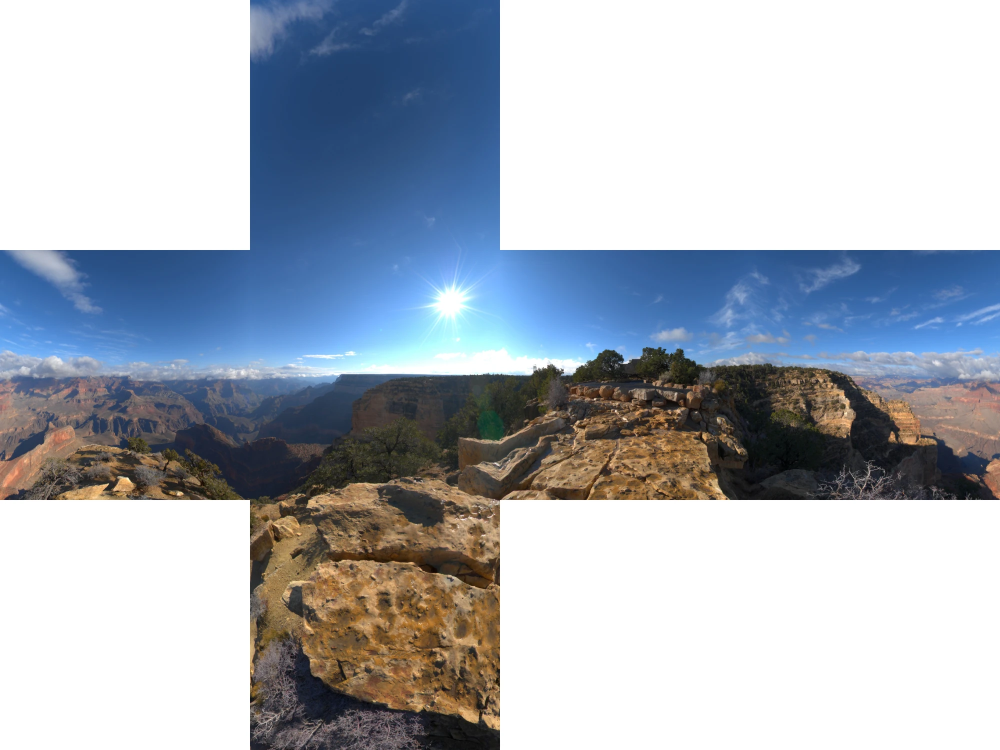
#> input picture data/sky/sky_cross.webp, 2000 x 1500 px, given in place of SKY_CROSS.png, which was not available (shown at 1/2 size)
$ python bake_sky.py SKY_CROSS.png -o game/sky.pack
#> lines starting #> are read from the running program, lines starting #| are printed output that depends on the picture; pictures that were not available may be replaced by others from this repository, and a replacement may not be noted
#!/usr/bin/env python3
"""Turn a cross-layout sky photograph into sky.pack: a cube map plus its lighting.

    python3 game/bake_sky.py SKY_CROSS.png -o game/sky.pack

WHAT THIS IS FOR. The authored-model shader evaluates a real microfacet BRDF, and half of
that equation is the light arriving from every direction that is not the sun. Before this
existed that half was a guess: a sky colour from above and a bounce colour from below,
blended on the surface normal. It is a reasonable guess for a diffuse surface and a bad
one for a metal, because a metal has no diffuse term at all and reflects the surroundings
or it reflects nothing. A shipped roughness floor existed only to stop polished texels
reading as black dots, which is the guess admitting it was one.

WHAT COMES OUT, and why there are two different convolutions of the same picture:

  THE ROUGHNESS CHAIN is the specular half. A mirror reflects one direction; a rough
  surface reflects a cone, and the rougher it is the wider the cone. Each mip level is
  the sky pre-blurred by the cone of one roughness, so the shader picks a level instead
  of integrating a lobe per pixel. Level 0 is the sky untouched, the last level is nearly
  uniform. This is the standard split-sum prefilter and the shader half of it is in
  model3d_mod.h.

  THE IRRADIANCE MAP is the diffuse half: for every direction, the cosine-weighted
  average of everything the surface can see from there. Tiny, because it is smooth by
  construction; 32 a side is more than a diffuse term can show.

DONE HERE AND NOT AT LOAD TIME, for the same reason the tiberium crystals and the trees
are baked: it makes the result a file that can be looked at, diffed and shipped, rather
than a few hundred milliseconds every player pays on every boot and nobody can inspect.
It also keeps the renderer free of a render-to-cubemap path, which is a good deal more GL
surface than reading a file.

THE SUN IS NOT IN HERE, and that is deliberate rather than a limitation. A photograph is
eight bits: its sun is clipped flat at white, so using it as a key light would give a
washed-out smear where a sun should be. The renderer already has a real directional sun
with a real shadow map, so this file supplies the ambient and the reflections and the sun
stays analytic. That is also how a modern engine splits the same job.
"""
import argparse
import os
import struct
import sys

import numpy as np
from PIL import Image

MAGIC = b"CNC3DSKY"
VERSION = 1

# GL's own face order, so the loader can upload them in a loop from
# GL_TEXTURE_CUBE_MAP_POSITIVE_X without a lookup table.
FACES = ["posX", "negX", "posY", "negY", "posZ", "negZ"]

# Where each face sits in a horizontal cross. Column then row, in cells:
#
#         +Y
#    -X   +Z   +X   -Z
#         -Y
#
# This is the layout a panorama tool writes when asked for a "horizontal cross", and it
# is the one the supplied sky uses. --layout names others if a second sky ever arrives
# in a different shape.
CROSS_H = {"posY": (1, 0), "negX": (0, 1), "posZ": (1, 1),
           "posX": (2, 1), "negZ": (3, 1), "negY": (1, 2)}


def load_cross(path, layout):
    im = Image.open(path).convert("RGB")
    w, h = im.size
    cols, rows = (4, 3) if layout == "cross" else (3, 4)
    if w % cols or h % rows or w // cols != h // rows:
        sys.exit("sky: %s is %dx%d, which is not a %dx%d cross of square faces"
                 % (path, w, h, cols, rows))
    n = w // cols
    a = np.asarray(im).astype(np.float32) / 255.0
    out = {}
    for name, (c, r) in CROSS_H.items():
        out[name] = a[r * n:(r + 1) * n, c * n:(c + 1) * n]
    return out, n


def srgb_to_linear(c):
    return np.where(c <= 0.04045, c / 12.92, ((c + 0.055) / 1.055) ** 2.4)


def linear_to_srgb(c):
    c = np.clip(c, 0.0, None)
    return np.where(c <= 0.0031308, c * 12.92, 1.055 * c ** (1.0 / 2.4) - 0.055)


def face_dirs(face, n):
    """Unit directions for every texel of one cube face, in GL's own orientation.

    The signs are GL's, not a choice: a cube map is addressed as if the viewer stands
    inside the cube, which flips v against the usual image convention and is why every
    row here carries a minus somewhere. Getting one wrong gives a sky that is subtly
    mirrored and looks almost right, so they are written out rather than derived.
    """
    t = (np.arange(n, dtype=np.float32) + 0.5) / n * 2.0 - 1.0
    u, v = np.meshgrid(t, t)
    o = np.ones_like(u)
    if   face == "posX": d = np.stack([ o, -v, -u], -1)
    elif face == "negX": d = np.stack([-o, -v,  u], -1)
    elif face == "posY": d = np.stack([ u,  o,  v], -1)
    elif face == "negY": d = np.stack([ u, -o, -v], -1)
    elif face == "posZ": d = np.stack([ u, -v,  o], -1)
    else:                d = np.stack([-u, -v, -o], -1)
    return d / np.linalg.norm(d, axis=-1, keepdims=True)


def sample_cube(cube, n, dirs):
    """Nearest-texel lookup of a cube map by direction. dirs is (..., 3)."""
    d = dirs.reshape(-1, 3)
    ax = np.abs(d)
    major = np.argmax(ax, axis=1)
    m = ax[np.arange(len(d)), major]
    m = np.maximum(m, 1e-8)
    x, y, z = d[:, 0], d[:, 1], d[:, 2]
    sc = np.empty(len(d), np.float32)
    tc = np.empty(len(d), np.float32)
    idx = np.empty(len(d), np.int32)
    pos = d[np.arange(len(d)), major] > 0
    for axis, (pf, nf) in enumerate([("posX", "negX"), ("posY", "negY"), ("posZ", "negZ")]):
        for sign, name in ((True, pf), (False, nf)):
            sel = (major == axis) & (pos == sign)
            if not sel.any():
                continue
            idx[sel] = FACES.index(name)
            if   name == "posX": sc[sel], tc[sel] = -z[sel], -y[sel]
            elif name == "negX": sc[sel], tc[sel] =  z[sel], -y[sel]
            elif name == "posY": sc[sel], tc[sel] =  x[sel],  z[sel]
            elif name == "negY": sc[sel], tc[sel] =  x[sel], -z[sel]
            elif name == "posZ": sc[sel], tc[sel] =  x[sel], -y[sel]
            else:                sc[sel], tc[sel] = -x[sel], -y[sel]
    su = np.clip(((sc / m) * 0.5 + 0.5) * n, 0, n - 1e-3).astype(np.int32)
    sv = np.clip(((tc / m) * 0.5 + 0.5) * n, 0, n - 1e-3).astype(np.int32)
    flat = cube.reshape(6, n, n, 3)
    return flat[idx, sv, su].reshape(dirs.shape[:-1] + (3,))


def downsample(cube, n, to):
    """Reduce every face of a cube to `to` a side, in whatever space it is already in.

    A box reduction when the sizes divide, which is exact and is the mip case; a Lanczos
    resample otherwise, because a photographic sky does not arrive at a power of two and
    refusing it over that would be a silly place to stop. The resample runs per channel
    on floats, so it never round-trips through eight bits and never leaves linear.
    """
    if n == to:
        return cube
    if n % to == 0:
        k = n // to
        return cube.reshape(6, to, k, to, k, 3).mean(axis=(2, 4))
    out = np.empty((6, to, to, 3), np.float32)
    for f in range(6):
        for c in range(3):
            im = Image.fromarray(cube[f, :, :, c].astype(np.float32), mode="F")
            out[f, :, :, c] = np.asarray(im.resize((to, to), Image.LANCZOS), np.float32)
    return out


def hammersley(count):
    i = np.arange(count, dtype=np.float64)
    bits = i.astype(np.uint64)
    b = bits.copy()
    b = ((b << np.uint64(16)) | (b >> np.uint64(16))) & np.uint64(0xFFFFFFFF)
    b = (((b & np.uint64(0x55555555)) << np.uint64(1)) | ((b & np.uint64(0xAAAAAAAA)) >> np.uint64(1))) & np.uint64(0xFFFFFFFF)
    b = (((b & np.uint64(0x33333333)) << np.uint64(2)) | ((b & np.uint64(0xCCCCCCCC)) >> np.uint64(2))) & np.uint64(0xFFFFFFFF)
    b = (((b & np.uint64(0x0F0F0F0F)) << np.uint64(4)) | ((b & np.uint64(0xF0F0F0F0)) >> np.uint64(4))) & np.uint64(0xFFFFFFFF)
    b = (((b & np.uint64(0x00FF00FF)) << np.uint64(8)) | ((b & np.uint64(0xFF00FF00)) >> np.uint64(8))) & np.uint64(0xFFFFFFFF)
    return np.stack([i / count, b.astype(np.float64) * 2.3283064365386963e-10], -1)


def ggx_prefilter(src, srcn, out_n, roughness, samples):
    """One level of the roughness chain: the sky blurred by the cone of one roughness.

    Importance sampled against the GGX normal distribution with N = V = R, which is the
    approximation the split-sum method is built on: it throws away the stretch a
    reflection has at a grazing angle in exchange for a table that depends on roughness
    alone. Every real-time engine makes the same trade.

    Deterministic by construction. The sample set is a Hammersley sequence, not a random
    one, so this file is a pure function of its input and two bakes are byte identical.
    """
    a = max(roughness * roughness, 1e-4)
    xi = hammersley(samples)
    phi = 2.0 * np.pi * xi[:, 0]
    cos_t = np.sqrt((1.0 - xi[:, 1]) / (1.0 + (a * a - 1.0) * xi[:, 1]))
    sin_t = np.sqrt(np.maximum(0.0, 1.0 - cos_t * cos_t))
    hl = np.stack([sin_t * np.cos(phi), sin_t * np.sin(phi), cos_t], -1).astype(np.float32)

    out = np.zeros((6, out_n, out_n, 3), np.float32)
    for fi, face in enumerate(FACES):
        n = face_dirs(face, out_n).reshape(-1, 3)
        # An orthonormal basis about each normal, dodging the pole.
        up = np.where(np.abs(n[:, 2:3]) < 0.999,
                      np.array([0, 0, 1], np.float32), np.array([1, 0, 0], np.float32))
        tx = np.cross(up, n); tx /= np.maximum(np.linalg.norm(tx, axis=1, keepdims=True), 1e-8)
        ty = np.cross(n, tx)
        acc = np.zeros((len(n), 3), np.float32)
        wsum = np.zeros((len(n), 1), np.float32)
        for s in range(samples):
            h = (tx * hl[s, 0] + ty * hl[s, 1] + n * hl[s, 2])
            l = 2.0 * np.sum(n * h, axis=1, keepdims=True) * h - n
            ndl = np.sum(n * l, axis=1, keepdims=True)
            w = np.maximum(ndl, 0.0)
            acc += sample_cube(src, srcn, l) * w
            wsum += w
        out[fi] = (acc / np.maximum(wsum, 1e-6)).reshape(out_n, out_n, 3)
    return out


def irradiance(src, srcn, out_n):
    """The diffuse half: the cosine-weighted average of everything a normal can see.

    Done as a dense weighted sum against a small source rather than by sampling, because
    at this size the exact answer is cheaper than an approximation of it: a 16-a-side
    source is 1536 directions, and the whole convolution is one matrix multiply per face.
    """
    sdir = np.concatenate([face_dirs(f, srcn).reshape(-1, 3) for f in FACES])
    scol = src.reshape(-1, 3)
    # Solid angle of each source texel, so the poles of a face do not outvote its middle.
    t = (np.arange(srcn, dtype=np.float32) + 0.5) / srcn * 2.0 - 1.0
    u, v = np.meshgrid(t, t)
    sa = (4.0 / ((1.0 + u * u + v * v) ** 1.5) / (srcn * srcn)).reshape(-1)
    sa = np.tile(sa, 6).astype(np.float32)

    out = np.zeros((6, out_n, out_n, 3), np.float32)
    for fi, face in enumerate(FACES):
        nd = face_dirs(face, out_n).reshape(-1, 3)
        w = np.maximum(nd @ sdir.T, 0.0) * sa            # (out, src)
        acc = (w @ scol) / np.pi
        norm = w.sum(axis=1, keepdims=True) / np.pi
        out[fi] = (acc / np.maximum(norm, 1e-6)).reshape(out_n, out_n, 3)
    return out


def sh_irradiance(src, srcn):
    """Project the sky onto nine spherical-harmonic coefficients, pre-convolved.

    The diffuse half of the lighting equation again, but as nine numbers instead of a
    texture. That is not a saving for its own sake: an irradiance map has cube seams at
    the size it wants to be, costs a texture unit and a sampler, and stores something
    that is smooth by construction at a resolution that cannot represent anything else.
    Nine coefficients reconstruct the same function to within a percent and the shader
    that evaluates them is nine multiply-adds.

    The cosine-lobe convolution (the A-hat factors) is folded in HERE rather than in the
    shader, so what ships is irradiance and not radiance and the renderer cannot get the
    convolution wrong. Ramamoorthi and Hanrahan's own formulation.
    """
    dirs = np.concatenate([face_dirs(f, srcn).reshape(-1, 3) for f in FACES])
    col = src.reshape(-1, 3)
    t = (np.arange(srcn, dtype=np.float32) + 0.5) / srcn * 2.0 - 1.0
    u, v = np.meshgrid(t, t)
    # A cube texel's solid angle: it shrinks toward the corners of a face, and ignoring
    # that weights the corners of the cube six times too heavily.
    sa = np.tile((4.0 / ((1.0 + u * u + v * v) ** 1.5) / (srcn * srcn)).reshape(-1), 6)

    x, y, z = dirs[:, 0], dirs[:, 1], dirs[:, 2]
    Y = np.stack([
        np.full_like(x, 0.282095),
        0.488603 * y, 0.488603 * z, 0.488603 * x,
        1.092548 * x * y, 1.092548 * y * z,
        0.315392 * (3.0 * z * z - 1.0),
        1.092548 * x * z, 0.546274 * (x * x - y * y),
    ], axis=1)
    coef = (Y * sa[:, None]).T @ col                      # (9, 3)
    ahat = np.array([3.141593, 2.094395, 2.094395, 2.094395,
                     0.785398, 0.785398, 0.785398, 0.785398, 0.785398], np.float32)
    return (coef * ahat[:, None]).astype(np.float32)


def to_bytes(faces_linear):
    """Linear float faces back to 8-bit sRGB, which is what the loader uploads."""
    return (np.clip(linear_to_srgb(faces_linear) * 255.0 + 0.5, 0, 255)
            .astype(np.uint8).tobytes())


def main():
    ap = argparse.ArgumentParser()
    ap.add_argument("source", help="the cross-layout sky image")
    ap.add_argument("-o", "--out", default="game/sky.pack")
    ap.add_argument("--layout", default="cross", choices=["cross"])
    ap.add_argument("--face", type=int, default=256, help="base cube face, a side")
    ap.add_argument("--samples", type=int, default=128, help="GGX samples per texel")
    ap.add_argument("--preview", default="", help="write the levels out as PNGs here too")
    args = ap.parse_args()

    cross, n = load_cross(args.source, args.layout)
#> in load_cross, im is the input picture: PIL image 2000x1500 RGB; mean R, G, B 171.2, 178.3, 188.1
#> after the loop in load_cross, `for name, (c, r) in CROSS_H.items():`: out = 6 items
#> cross = 6 items; n = 500
    print("sky: %s, %d faces of %dx%d" % (args.source, len(cross), n, n))
#| sky: SKY_CROSS.png, 6 faces of 500x500

    # LINEAR FROM HERE TO THE LAST LINE. Averaging sRGB values is averaging the wrong
    # numbers: two texels at 0.5 do not make light worth 0.5, and a convolution that
    # ignores that comes out visibly too dark in the shadows and too flat in the sky.
    base = np.stack([srgb_to_linear(cross[f]) for f in FACES]).astype(np.float32)
#> in srgb_to_linear, `return np.where(c <= 0.04045, c / 12.92, ((c + 0.055) / 1.055) ** 2.4)`:
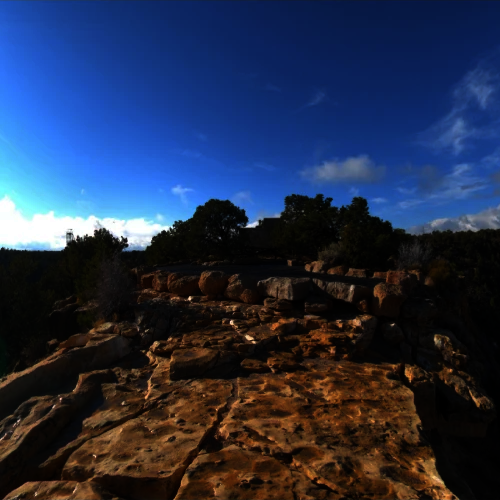
#> returned value: shape (500, 500, 3) float32; mean of channels 0, 1, 2 0.146, 0.188, 0.298; drawn as R, G, B
#> in srgb_to_linear (call 2), `return np.where(c <= 0.04045, c / 12.92, ((c + 0.055) / 1.055) ** 2.4)`:
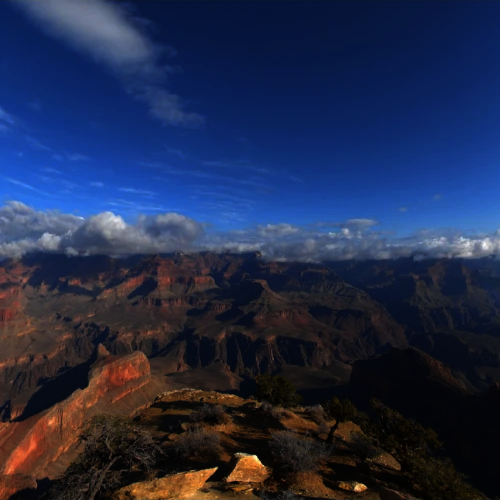
#> returned value: shape (500, 500, 3) float32; mean of channels 0, 1, 2 0.133, 0.171, 0.296; drawn as R, G, B
#> in srgb_to_linear (call 3), `return np.where(c <= 0.04045, c / 12.92, ((c + 0.055) / 1.055) ** 2.4)`:
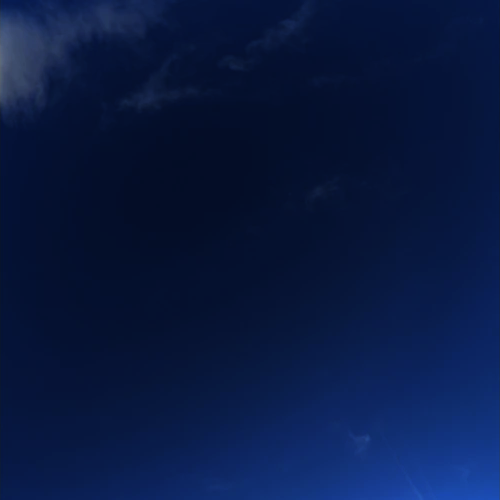
#> returned value: shape (500, 500, 3) float32; mean of channels 0, 1, 2 0.0365, 0.101, 0.259; drawn as R, G, B
#> in srgb_to_linear (call 4), `return np.where(c <= 0.04045, c / 12.92, ((c + 0.055) / 1.055) ** 2.4)`:
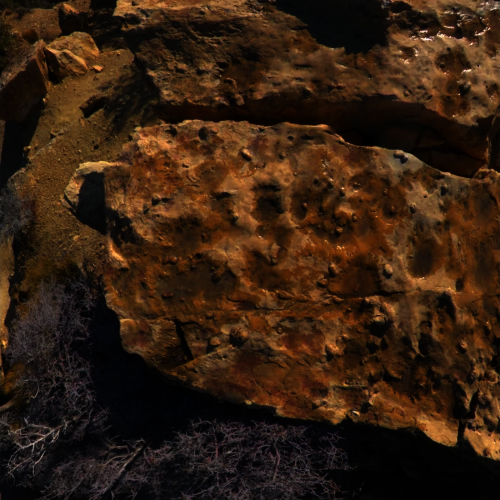
#> returned value: shape (500, 500, 3) float32; mean of channels 0, 1, 2 0.209, 0.125, 0.0642; drawn as R, G, B
#> in srgb_to_linear (call 5), `return np.where(c <= 0.04045, c / 12.92, ((c + 0.055) / 1.055) ** 2.4)`:
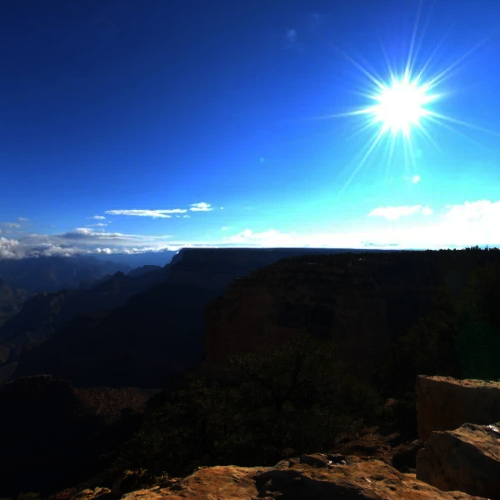
#> returned value: shape (500, 500, 3) float32; mean of channels 0, 1, 2 0.178, 0.288, 0.429; drawn as R, G, B
#> in srgb_to_linear (call 6), `return np.where(c <= 0.04045, c / 12.92, ((c + 0.055) / 1.055) ** 2.4)`:
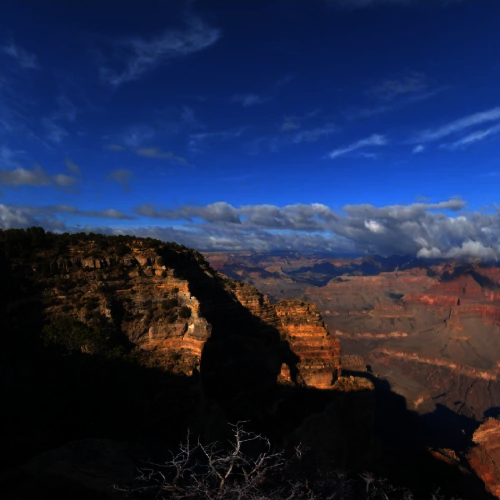
#> returned value: shape (500, 500, 3) float32; mean of channels 0, 1, 2 0.125, 0.162, 0.285; drawn as R, G, B
    if n != args.face:
        base = downsample(base, n, args.face)
        print("sky: resampled to %d a side" % args.face)

    mips = 1
    while (args.face >> mips) >= 4:
        mips += 1
    print("sky: %d roughness levels, %d..%d a side" % (mips, args.face, args.face >> (mips - 1)))

    # The source every convolution reads. Small on purpose: a blurred result cannot carry
    # detail the blur is about to destroy, and the cost is quadratic in it.
    src64 = downsample(base, args.face, 64) if args.face >= 64 else base
    src16 = downsample(base, args.face, 16) if args.face >= 16 else base

    levels = [base]
    for m in range(1, mips):
        size = args.face >> m
        rough = m / float(mips - 1)
        lvl = ggx_prefilter(src64, 64, size, rough, args.samples)
        levels.append(lvl)
        print("sky:   level %d  %3dx%-3d roughness %.2f" % (m, size, size, rough))
#> this loop made 6 passes

    sh = sh_irradiance(src16, 16)
    print("sky: irradiance as 9 SH coefficients, ambient %.3f %.3f %.3f"
          % (sh[0][0], sh[0][1], sh[0][2]))
#| sky: irradiance as 9 SH coefficients, ambient 1.624 2.013 3.099

    blob = bytearray()
    blob += MAGIC
    blob += struct.pack("<8I", VERSION, args.face, mips, 9, 0, 0, 0, 0)
    for c in sh:
        blob += struct.pack("<4f", float(c[0]), float(c[1]), float(c[2]), 0.0)
#> this loop made 9 passes
#> c on passes 1 to 9: [1.62, 2.01, 3.1], [-0.379, 0.171, 0.99], [0.118, 0.302, 0.354], [0.0467, 0.0504, -0.0424], [0.00584, 0.0386, 0.0698], [0.0393, 0.0759, 0.113], [0.0632, 0.161, 0.235], [0.0998, 0.117, 0.118], [0.0287, 0.108, 0.198]
    for lvl in levels:
        blob += to_bytes(lvl)
#> this loop made 7 passes

    os.makedirs(os.path.dirname(os.path.abspath(args.out)), exist_ok=True)
    with open(args.out, "wb") as f:
        f.write(bytes(blob))
    print("sky: wrote %s, %.2f MB" % (args.out, len(blob) / 1048576.0))
#| sky: wrote game/sky.pack, 1.50 MB

    if args.preview:
        os.makedirs(args.preview, exist_ok=True)
        for m, lvl in enumerate(levels):
            for fi, face in enumerate(FACES):
                Image.fromarray((np.clip(linear_to_srgb(lvl[fi]), 0, 1) * 255).astype(np.uint8)) \
                     .save(os.path.join(args.preview, "mip%d_%s.png" % (m, face)))
        print("sky: previews in %s" % args.preview)
    return 0


if __name__ == "__main__":
    sys.exit(main())
#> (the program exits here)
